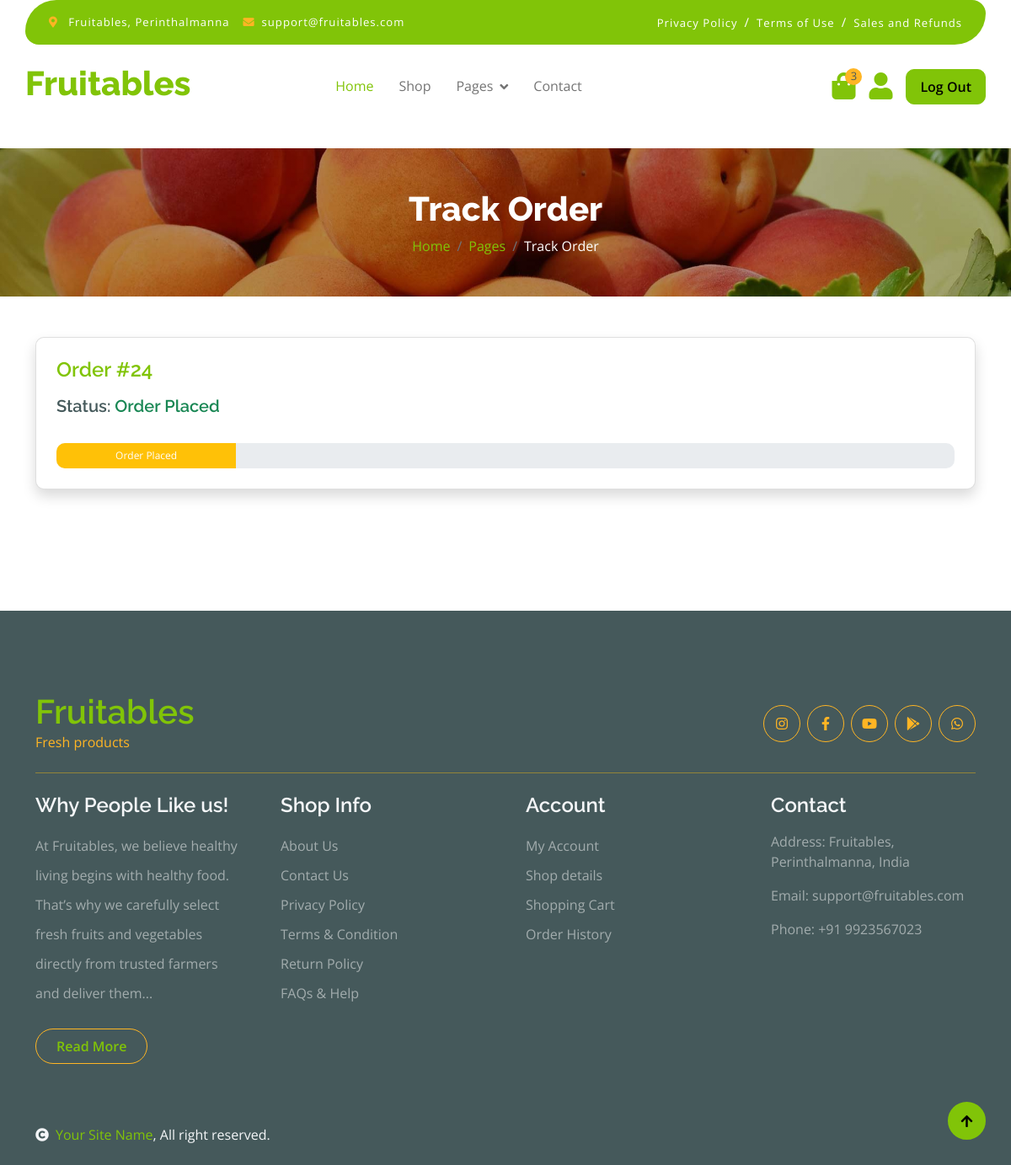
/orders/track/24/ (signed in), run on an earlier commit of the app's database.
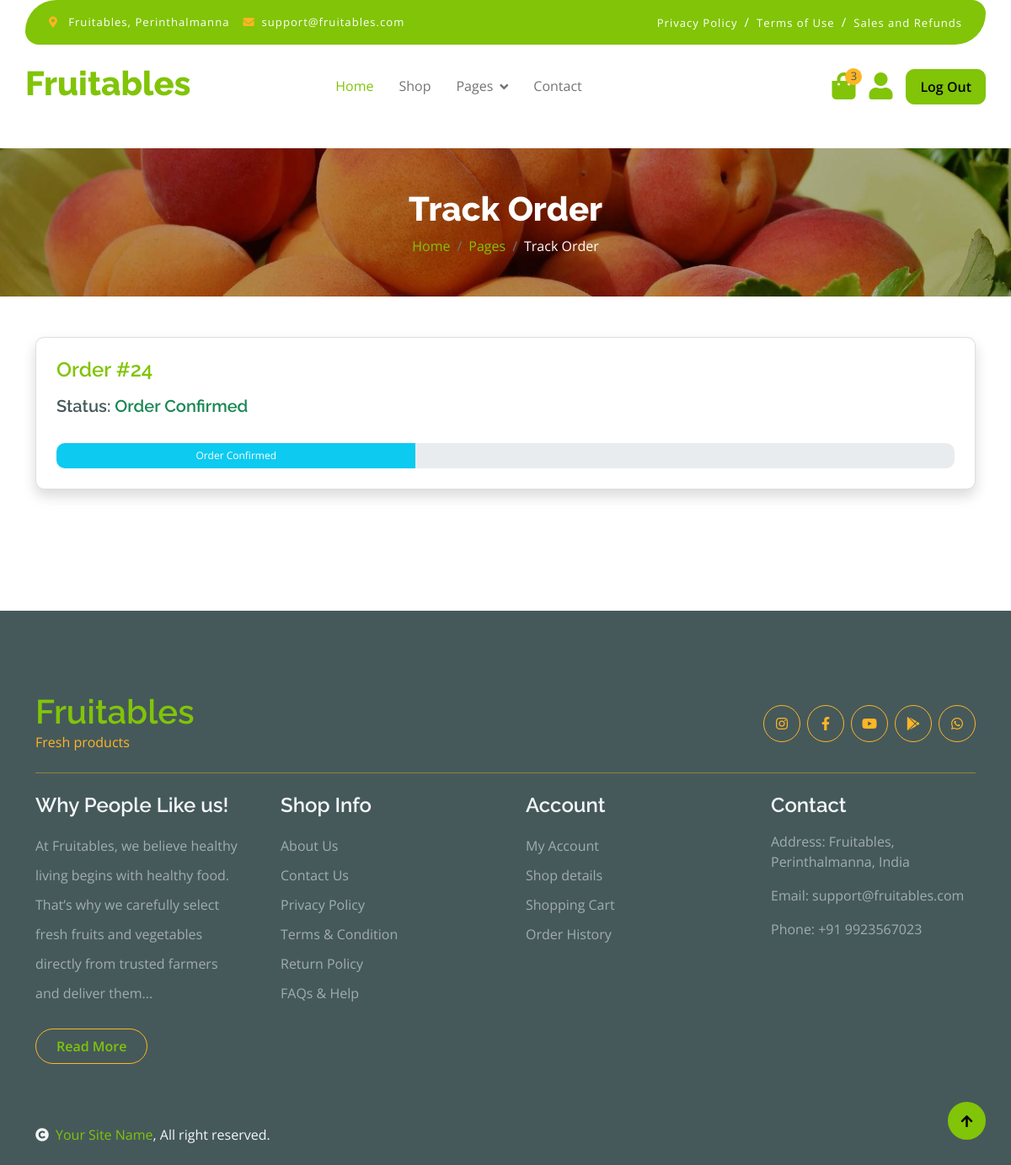
And on a later commit of the database.
### orders/views.py (the view)
# urls.py: path("track/<int:order_id>/", views.track_order, name="track_order"),
@login_required
def track_order(request, order_id):
    order = get_object_or_404(orders, id=order_id, owner__user=request.user)
    status_map = {
        orders.CART_STAGE: "Order Placed",
        orders.ORDER_CONFIRMED: "Order Confirmed",
        orders.ORDER_PROCESSED: "Order Processed",
        orders.ORDER_DELIVERED: "Delivered",
        orders.ORDER_REJECTED: "Order Rejected",
    }
    current_status = status_map.get(order.order_status, "Unknown")
    return render(request, "track_order.html", {
        "order": order,
        "current_status": current_status,
        "status_map": status_map,
    })

### orders/templates/track_order.html
{% extends 'blank.html' %}
{% block content %}
{% include 'banner.html' with page_title="Track Order" %}
<div class="container py-5">
    <div class="card p-4 shadow">
        <h4 class="text-primary mb-3">Order #{{ order.id }}</h4>
        <h5>Status: <span class="text-success">{{ current_status }}</span></h5>
        <div class="progress mt-4" style="height: 30px;">
            {% if order.order_status == 0 %}
                <div class="progress-bar bg-warning" style="width: 20%;">Order Placed</div>
            {% elif order.order_status == 1 %}
                <div class="progress-bar bg-info" style="width: 40%;">Order Confirmed</div>
            {% elif order.order_status == 2 %}
                <div class="progress-bar bg-primary" style="width: 70%;">Processing</div>
            {% elif order.order_status == 3 %}
                <div class="progress-bar bg-success" style="width: 100%;">Delivered</div>
            {% elif order.order_status == 4 %}
                <div class="progress-bar bg-danger" style="width: 100%;">Rejected</div>
            {% endif %}
        </div>
    </div>
</div>
{% endblock %}

What changed in the data, as far as the page shows it:
changed orders id 24: order_status 0 → 1 (drawn)
Also different on the page:
{{ current_status }}: "Order Placed" → "Order Confirmed"
text no longer shown: "Order Placed"
text now shown: "Order Confirmed"
